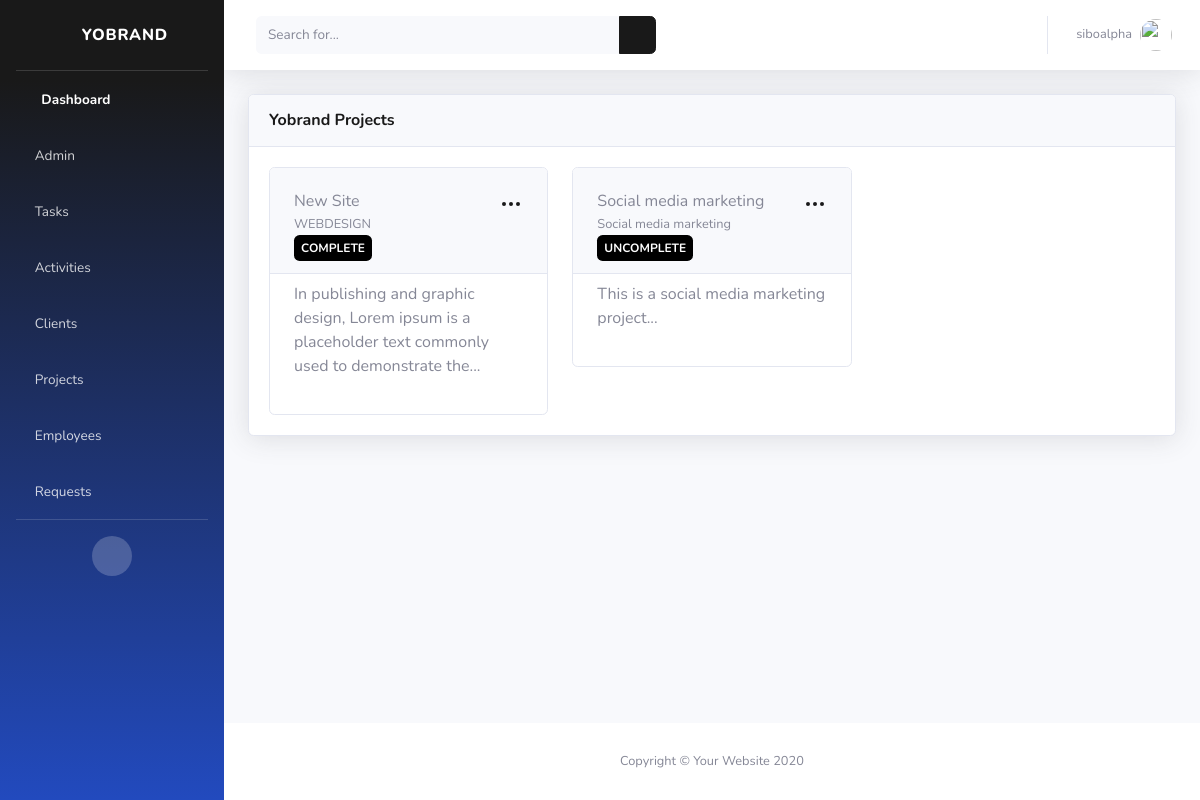
The page /projects/ (signed in) on the database as committed earlier.
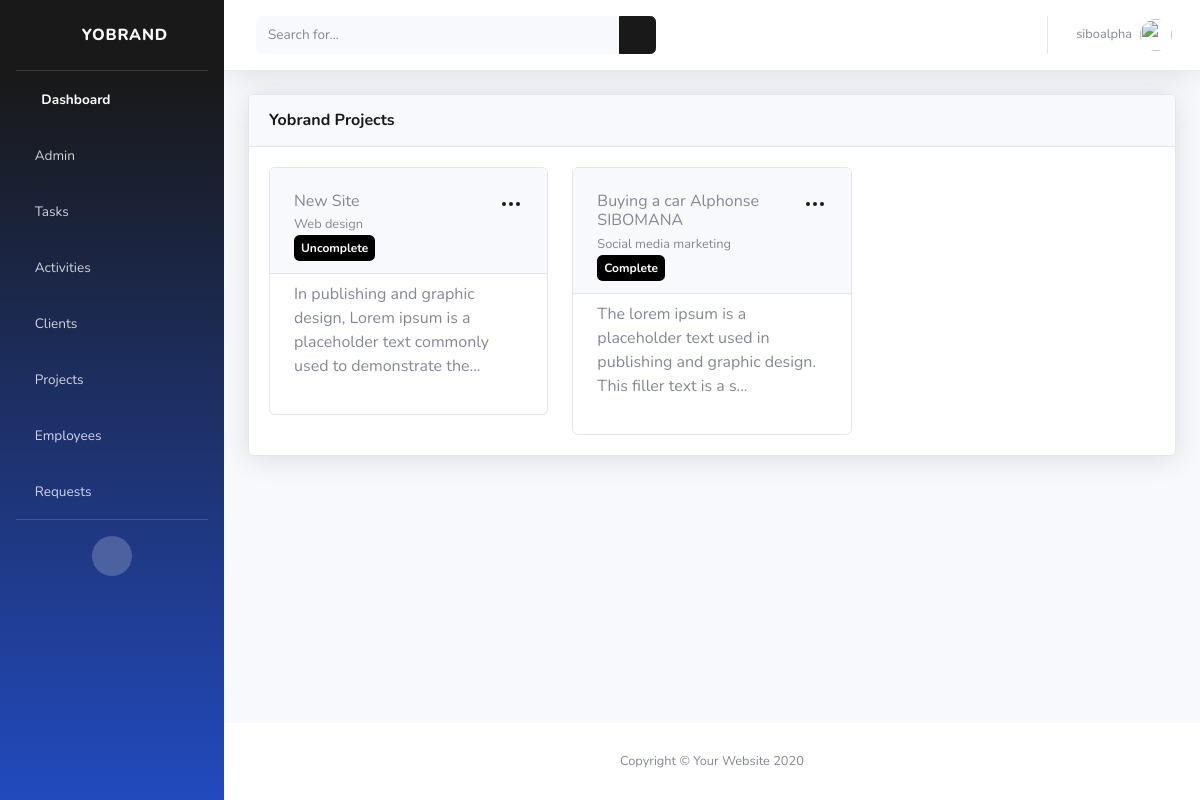
The same page on the database as committed later.
### cms/models.py (models this page shows, shortened)
class Project(models.Model):
    Complete = 'Complete'
    Pending = 'Pending'
    Uncomplete = 'Uncomplete'
    PROJECT_STATUS_CHOICES = [
        (Complete, 'Complete'),
        (Pending, 'Pending'),
        (Uncomplete, 'Uncomplete')
    ]
    Web_design = 'Web design'
    Content = 'Content'
    Social_media_marketing = 'Social media marketing'
    PROJECT_TYPE_CHOICES = [
        (Web_design, 'Web design'),
        (Content, 'Content'),
        (Social_media_marketing, 'Social media marketing')
    ]
    name = models.CharField(max_length=40, null=True)
    description = models.TextField(max_length=200, null=True)
    project_type = models.CharField(max_length=40, choices=PROJECT_TYPE_CHOICES, default=Web_design)
    status = models.CharField(max_length=40, choices=PROJECT_STATUS_CHOICES, default=Uncomplete)
    client = models.ForeignKey(Client, on_delete=models.SET_NULL, null=True)
    date_added = models.DateTimeField(default=timezone.now())
    def shortproject(self):
        return self.description[0:100]+"..."

### cms/views.py (the view)
# urls.py: path('projects/',views.projects, name='projects'),
@login_required(login_url='login')
def projects(request):
    projects = Project.objects.all()
    context = {'projects': projects}
    return render(request, 'cms/projects.html', context)

### cms/templates/cms/projects.html (shortened to what this page needs)
{% extends 'cms/base.html' %}
{% block content %}
<div class="container-fluid">
    <div class="card shadow mb-4">
        <div class="card-header py-3">
            <h6 class="m-0 font-weight-bold text-primary">Yobrand Projects</h6>
        </div>
        <div class="card-body">
            <div class="container p-0">
                <div class="row">
                    {% for project in projects %}
                    <div class="col-12 col-md-6 col-lg-4">
                        <div class="card">
                            <div class="card-header px-4 pt-4">
                                <div class="card-actions float-right">
                                    <div class="dropdown show">
                                        <a href="#" data-toggle="dropdown" data-display="static">
                                        </a>
                                    </div>
                                </div>
                                <h6 class="card-title mb-0">{{project.name}}</h6>
                                <small>{{project.project_type}}</small><br>
                                <div class="badge" style="background-color: black; color: white;padding: 7px;">{{project.status}}</div>
                            </div>
                            <div class="card-body px-4 pt-2">
                                <p>{{project.shortproject}}</p>
                            </div>
                        </div>
                    </div>
                    {% endfor %}
                </div>
             </div>
        </div>
    </div>
</div>
</div>
<footer class="sticky-footer bg-white">
    <div class="container my-auto">
        <div class="copyright text-center my-auto">
            <span>Copyright &copy; Your Website 2020</span>
        </div>
    </div>
</footer>
</div>
</div>
{% endblock %}

### cms/templates/cms/base.html (shortened to what this page needs)
<!DOCTYPE html>
{% load static %}
<html lang="en">
<head>
    <link href="{% static 'vendor/fontawesome-free/css/all.min.css' %}" rel="stylesheet" type="text/css">
    <link href="{% static 'css/sb-admin-2.min.css' %}" rel="stylesheet">
</head>
<body id="page-top">
    <div id="wrapper">
        <ul class="navbar-nav bg-gradient-primary sidebar sidebar-dark accordion" id="accordionSidebar">
            <a class="sidebar-brand d-flex align-items-center justify-content-center" href="{% url 'dashboard' %}">
                <div class="sidebar-brand-icon rotate-n-15">
                    <i class="fas fa-laugh-wink"></i>
                </div>
                <div class="sidebar-brand-text mx-3">Yobrand</div>
            </a>
            <hr class="sidebar-divider my-0">
            <li class="nav-item active">
                <a class="nav-link" href="{% url 'dashboard' %}">
                    <i class="fas fa-fw fa-tachometer-alt"></i>
                    <span>Dashboard</span></a>
            </li>
            {% if request.user.is_staff %}
            <li class="nav-item">
                <a class="nav-link collapsed" href="#" data-toggle="collapse" data-target="#menuItemAdminPanel"
                    aria-expanded="true" aria-controls="menuItemAdminPanel">
                    <i class="fas fa-clipboard-list"></i>
                    <span>Admin</span>
                </a>
            </li>
            {% endif %}
            <li class="nav-item">
                <a class="nav-link collapsed" href="#" data-toggle="collapse" data-target="#menuItemTasks"
                    aria-expanded="true" aria-controls="menuItemTasks">
                    <i class="fas fa-clipboard-list"></i>
                    <span>Tasks</span>
                </a>
            </li>
            <li class="nav-item">
                <a class="nav-link collapsed" href="#" data-toggle="collapse" data-target="#menuItemActivities"
                    aria-expanded="true" aria-controls="menuItemActivities">
                    <i class="fas fa-network-wired"></i>
                    <span>Activities</span>
                </a>
            </li>
            <li class="nav-item">
                <a class="nav-link collapsed" href="#" data-toggle="collapse" data-target="#menuItemClients"
                    aria-expanded="true" aria-controls="menuItemClients">
                    <i class="fas fa-users"></i>
                    <span>Clients</span>
                </a>
            </li>
            <li class="nav-item">
                <a class="nav-link collapsed" href="#" data-toggle="collapse" data-target="#menuItemProjects"
                    aria-expanded="true" aria-controls="menuItemProjects">
                    <i class="fas fa-database"></i>
                    <span>Projects</span>
                </a>
            </li>
            <li class="nav-item">
                <a class="nav-link collapsed" href="#" data-toggle="collapse" data-target="#menuItemEmployees"
                    aria-expanded="true" aria-controls="menuItemEmployees">
                    <i class="fas fa-users"></i>
                    <span>Employees</span>
                </a>
            </li>
            <li class="nav-item">
                <a class="nav-link collapsed" href="#" data-toggle="collapse" data-target="#menuItemRequests"
                    aria-expanded="true" aria-controls="menuItemRequests">
                    <i class="fas fa-comments"></i>
                    <span>Requests</span>
                </a>
            </li>
            <hr class="sidebar-divider d-none d-md-block">
            <div class="text-center d-none d-md-inline">
                <button class="rounded-circle border-0" id="sidebarToggle"></button>
            </div>
        </ul>
        <div id="content-wrapper" class="d-flex flex-column">
            <div id="content">
                <nav class="navbar navbar-expand navbar-light bg-white topbar mb-4 static-top shadow">
                    <form
                        class="d-none d-sm-inline-block form-inline mr-auto ml-md-3 my-2 my-md-0 mw-100 navbar-search">
                        <div class="input-group">
                            <input type="text" class="form-control bg-light border-0 small" placeholder="Search for..."
                                aria-label="Search" aria-describedby="basic-addon2">
                            <div class="input-group-append">
                                <button class="btn btn-primary" type="button">
                                    <i class="fas fa-search fa-sm"></i>
                                </button>
                            </div>
                        </div>
                    </form>
                    <ul class="navbar-nav ml-auto">
                        <li class="nav-item dropdown no-arrow mx-1">
                            <a class="nav-link dropdown-toggle" href="#" id="alertsDropdown" role="button"
                                data-toggle="dropdown" aria-haspopup="true" aria-expanded="false">
                                <i class="fas fa-bell fa-fw"></i>
                            </a>
                        </li>
                        <li class="nav-item dropdown no-arrow mx-1">
                            <a class="nav-link dropdown-toggle" href="#" id="messagesDropdown" role="button"
                                data-toggle="dropdown" aria-haspopup="true" aria-expanded="false">
                                <i class="fas fa-comments"></i>
                            </a>
                        </li>
                        <li class="nav-item dropdown no-arrow">
                            <a class="nav-link dropdown-toggle" href="#" id="userDropdown" role="button"
                                data-toggle="dropdown" aria-haspopup="true" aria-expanded="false">
                                <span class="mr-2 d-none d-lg-inline text-gray-600 small">{{request.user}}</span>
                                <img class="img-profile rounded-circle" src="{% static 'img/undraw_profile.svg' %}">
                            </a>
                        </li>
                    </ul>
                </nav>
                {% block content%}
                {% endblock %}
</body>
</html>

Rows that differ between the two databases and show on the page:
removed Project: name "Social media marketing", project_type "Social media marketing", status "UNCOMPLETE", shortproject "This is a social media marketing project..."
changed Project "New Site": project_type "WEBDESIGN" → "Web design"; status "COMPLETE" → "Uncomplete"
added Project: name "Buying a car Alphonse SIBOMANA", project_type "Social media marketing", status "Complete", shortproject "The lorem ipsum is a placeholder text used in publishing and graphic design. This filler text is a s..."
